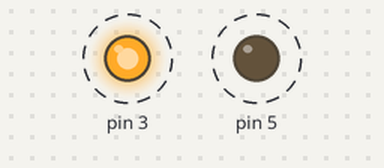
This sketch was run on a simulated Arduino Uno, built with avr-gcc and run on an emulated ATmega328P. On the bench: output pins drawn as LEDs (lit = HIGH). Dashed ring = blinking.

Above: at 0.5 s.
Timing chart, 0 to 4.6 s (numbered marks = the images above):
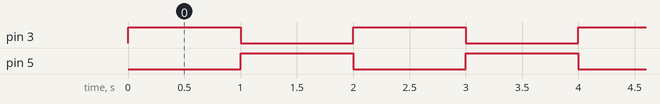

The sketch:

CODIGO.INO
```cpp
// C++ code
//
void setup()
{
  pinMode(3, OUTPUT);
  pinMode(5, OUTPUT);
}

void loop()
{
  digitalWrite(3, HIGH);
  digitalWrite(5, LOW);
  delay(1000); // Wait for 1000 millisecond(s)
  digitalWrite(5, HIGH);
  digitalWrite(3, LOW);
  delay(1000); // Wait for 1000 millisecond(s)
}
```

Measured:
- by itself, pin 3, pin 5: alternates HIGH for 1.0 s and LOW for 1.0 s
